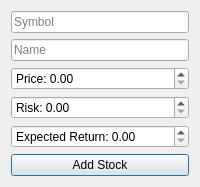
<?xml version="1.0" encoding="UTF-8"?>
<ui version="4.0">
 <class>AddStockDialog</class>
 <widget class="QDialog" name="AddStockDialog">
  <property name="windowTitle">
   <string>Add Stock</string>
  </property>
  <layout class="QVBoxLayout" name="verticalLayout">
   <item>
    <widget class="QLineEdit" name="lineEditSymbol">
     <property name="placeholderText">
      <string>Symbol</string>
     </property>
    </widget>
   </item>
   <item>
    <widget class="QLineEdit" name="lineEditName">
     <property name="placeholderText">
      <string>Name</string>
     </property>
    </widget>
   </item>
   <item>
    <widget class="QDoubleSpinBox" name="doubleSpinBoxPrice">
     <property name="prefix">
      <string>Price: </string>
     </property>
    </widget>
   </item>
   <item>
    <widget class="QDoubleSpinBox" name="doubleSpinBoxRisk">
     <property name="prefix">
      <string>Risk: </string>
     </property>
    </widget>
   </item>
   <item>
    <widget class="QDoubleSpinBox" name="doubleSpinBoxReturn">
     <property name="prefix">
      <string>Expected Return: </string>
     </property>
    </widget>
   </item>
   <item>
    <widget class="QPushButton" name="buttonAddStock">
     <property name="text">
      <string>Add Stock</string>
     </property>
    </widget>
   </item>
  </layout>
 </widget>
 <resources/>
 <connections/>
</ui>
